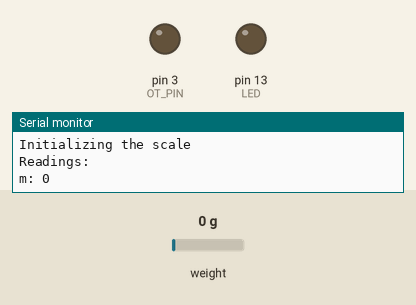
Simulated run of this sketch. Board: Arduino Uno, built with avr-gcc and run on an emulated ATmega328P. Parts: output pins drawn as LEDs (lit = HIGH), the last lines printed to the serial monitor. Inputs (shaded band) come from the test bench; at power-on: weight on the scale 0 g.

Above: at 2.2 s.
2.3 s: weight on the scale set to 4 g
4.2 s: weight on the scale set to 7 g
At 5.0 s:
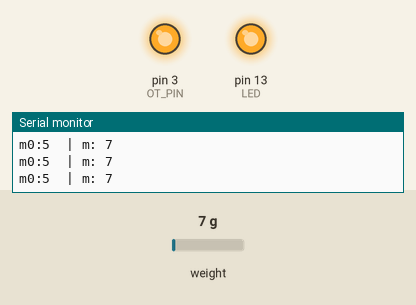
Timing chart, 0 to 7.2 s (numbered marks = the images above; inputs shaded):
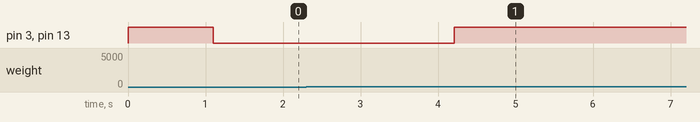

Measured:
- the behaviour switches between 5 and 6 g on weight on the scale (found by bisection; images 0 and 1)
- after the input at 4.2 s, pin 3 (OT_PIN), pin 13 (LED): LOW → HIGH at once

The sketch:

Loadcell_trigger.ino
```cpp
// (licence header left out)
#include <Arduino.h>
#include "HX711.h"

// HX711 circuit wiring
const int LOADCELL_DOUT_PIN = 5;
const int LOADCELL_SCK_PIN = 6;
const int LED = 13;
const int OT_PIN = 3; //chan output kich
bool OT_STATUS = HIGH;//Kich cao hay thap; LOW; //HIGH
const int m0 = 5; //set nguong (gam)
int m = 0;

HX711 scale;

void setup() {
  Serial.begin(57600);
  pinMode(LED, OUTPUT);
  pinMode(OT_PIN, OUTPUT);
  digitalWrite(LED, HIGH);
  digitalWrite(OT_PIN, HIGH);
  Serial.println("HX711 Demo");
  Serial.println("Initializing the scale");

  scale.begin(LOADCELL_DOUT_PIN, LOADCELL_SCK_PIN);

  /*

  Serial.println("Before setting up the scale:");
  Serial.print("read: \t\t");
  Serial.println(scale.read());  // print a raw reading from the ADC

  Serial.print("read average: \t\t");
  Serial.println(scale.read_average(20));  // print the average of 20 readings from the ADC

  Serial.print("get value: \t\t");
  Serial.println(scale.get_value(5));  // print the average of 5 readings from the ADC minus the tare weight (not set yet)

  Serial.print("get units: \t\t");
  Serial.println(scale.get_units(5), 1);  // print the average of 5 readings from the ADC minus tare weight (not set) divided
                                          // by the SCALE parameter (not set yet)
  */
  scale.set_scale(948.4132231);
  //scale.set_scale(-471.497);                      // this value is obtained by calibrating the scale with known weights; see the README for details
  scale.tare();  // reset the scale to 0

  /*
  Serial.println("After setting up the scale:");

  Serial.print("read: \t\t");
  Serial.println(scale.read());  // print a raw reading from the ADC

  Serial.print("read average: \t\t");
  Serial.println(scale.read_average(20));  // print the average of 20 readings from the ADC

  Serial.print("get value: \t\t");
  Serial.println(scale.get_value(5));  // print the average of 5 readings from the ADC minus the tare weight, set with tare()

  Serial.print("get units: \t\t");
  Serial.println(scale.get_units(5), 1);  // print the average of 5 readings from the ADC minus tare weight, divided
                                          // by the SCALE parameter set with set_scale

  */

  Serial.println("Readings:");
  Serial.print("m: ");
  Serial.println(m);
}

void loop() {
  m = scale.get_units();
  if (m > 0) {
    Serial.print("m0:");
    Serial.print(m0);
    Serial.print("\t| m: ");
    Serial.println(m);
  }

  if (m > m0) {
    digitalWrite(LED, OT_STATUS);
    digitalWrite(OT_PIN, OT_STATUS);
  } else {
    digitalWrite(LED, !OT_STATUS);
    digitalWrite(OT_PIN, !OT_STATUS);
  }
}
```
